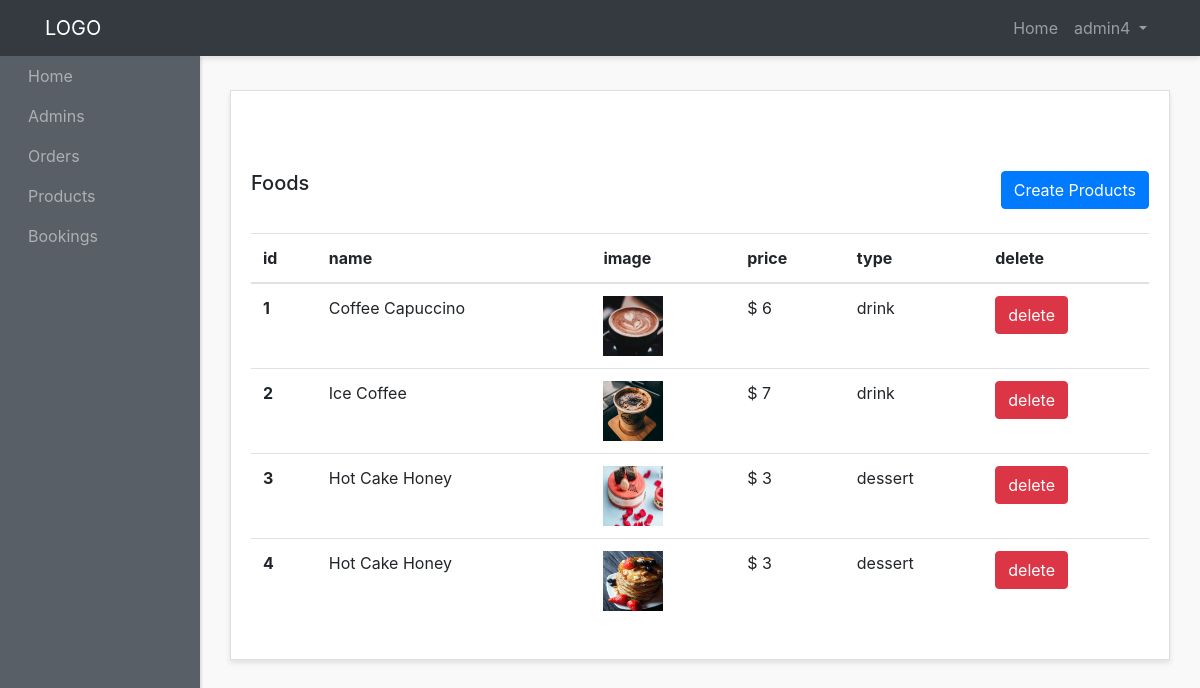
The page /admin-panel/products-admins/show-products.php (signed in) on the database its author committed.
### tables this page shows
CREATE TABLE `products` (
  `id` int(10) NOT NULL,
  `name` varchar(200) NOT NULL,
  `image` varchar(200) NOT NULL,
  `description` text NOT NULL,
  `price` varchar(10) NOT NULL,
  `type` varchar(200) NOT NULL,
  `created_at` timestamp NOT NULL DEFAULT current_timestamp()
);

### admin-panel/products-admins/show-products.php (the view, shortened to what this page needs)
<?php require "../layouts/header.php"; ?>
<?php require "../../config/config.php"; ?>
<?php
$products = $conn->query("SELECT * FROM products");
$products->execute();
$allProducts = $products->fetchAll(PDO::FETCH_OBJ);
?>
<div class="container-fluid">
  <div class="row">
    <div class="col">
      <div class="card">
        <div class="card-body" style="margin-top:60px">
          <h5 class="card-title mb-4 d-inline">Foods</h5>
          <a href="create-products.php" class="btn btn-primary mb-4 text-center float-right">Create Products</a>
          <table class="table">
            <thead>
              <tr>
                <th scope="col">id</th>
                <th scope="col">name</th>
                <th scope="col">image</th>
                <th scope="col">price</th>
                <th scope="col">type</th>
                <th scope="col">delete</th>
              </tr>
            </thead>
            <tbody>
              <?php foreach ($allProducts as $product): ?>
                <tr>
                  <th>
                    <?php echo $product->id ?>
                  </th>
                  <td>
                    <?php echo $product->name ?>
                  </td>
                  <td>
                    <img src="images/<?php echo $product->image; ?>" style="width: 60px; height: 60px" />
                  </td>
                  <td>$
                    <?php echo $product->price ?>
                  </td>
                  <td>
                    <?php echo $product->type ?>
                  </td>
                  <td><a href="delete-products.php?id=<?php echo $product->id ?>"
                      class="btn btn-danger  text-center ">delete</a>
                  </td>
                </tr>
              <?php endforeach; ?>
            </tbody>
          </table>
        </div>
      </div>
    </div>
  </div>
</div>
<?php require "../layouts/footer.php"; ?>

### admin-panel/layouts/header.php (shortened to what this page needs)
<!DOCTYPE html>
<html lang="en">
<head>
    <link href="http://maxcdn.bootstrapcdn.com/bootstrap/4.0.0/css/bootstrap.min.css" rel="stylesheet">
    <link href="styles/style.css" rel="stylesheet">
</head>
<body>
    <div id="wrapper">
        <nav class="navbar header-top fixed-top navbar-expand-lg  navbar-dark bg-dark">
            <div class="container">
                <a class="navbar-brand" href="#">LOGO</a>
                <div class="collapse navbar-collapse" id="navbarText">
                    <?php if (isset($_SESSION["adminname"])): ?>
                        <ul class="navbar-nav side-nav">
                            <li class="nav-item">
                                <a class="nav-link" style="margin-left: 20px;" href="<?php echo ADMINURL; ?>">Home
                                </a>
                            </li>
                            <li class="nav-item">
                                <a class="nav-link" href="<?php echo ADMINURL; ?>/admins/admins.php"
                                    style="margin-left: 20px;">Admins</a>
                            </li>
                            <li class="nav-item">
                                <a class="nav-link" href="<?php echo ADMINURL; ?>/orders-admins/show-orders.php"
                                    style="margin-left: 20px;">Orders</a>
                            </li>
                            <li class="nav-item">
                                <a class="nav-link" href="<?php echo ADMINURL; ?>/products-admins/show-products.php"
                                    style="margin-left: 20px;">Products</a>
                            </li>
                            <li class="nav-item">
                                <a class="nav-link" href="<?php echo ADMINURL; ?>/bookings-admins/show-bookings.php"
                                    style="margin-left: 20px;">Bookings</a>
                            </li>
                        </ul>
                    <?php endif; ?>
                    <ul class="navbar-nav ml-md-auto d-md-flex">
                        <?php if (isset($_SESSION["adminname"])): ?>
                            <li class="nav-item">
                                <a class="nav-link" href="<?php echo ADMINURL; ?>">Home
                                </a>
                            </li>
                            <li class="nav-item dropdown">
                                <a class="nav-link  dropdown-toggle" href="#" id="navbarDropdown" role="button"
                                    data-toggle="dropdown" aria-haspopup="true" aria-expanded="false">
                                    <?php echo $_SESSION["adminname"]; ?>
                                </a>
                            </li>
                        <?php endif; ?>
                    </ul>
                </div>
            </div>
        </nav>

### admin-panel/layouts/footer.php (shortened to what this page needs)
</div>
</body>
</html>

### admin-panel/styles/style.css (style rules this page uses)
body { background:#f9f9f9; }
#wrapper { padding:90px 15px; }
.navbar-expand-lg .navbar-nav.side-nav { flex-direction: column; }
.card { margin-bottom: 15px; border-radius:0; box-shadow: 0 3px 5px rgba(0,0,0,.1); }
.header-top { box-shadow: 0 3px 5px rgba(0,0,0,.1) }
@media (min-width:992px) { #wrapper { margin-left: 200px;padding: 90px 15px 15px; } }
@media (min-width:992px) { .navbar-nav.side-nav { background: #585f66;box-shadow: 2px 1px 2px rgba(0,0,0,.1);position:fixed;top:56px;flex-direction: column!important;left:0;width:200px;overflow-y:auto;bottom:0;overflow-x:hidden;padding-bottom:40px } }

### rows shown on the page
products: id "1", name "Coffee Capuccino", image (picture), price "6", type "drink"
products: id "2", name "Ice Coffee", image (picture), price "7", type "drink"
products: id "3", name "Hot Cake Honey", image (picture), price "3", type "dessert"
products: id "4", name "Hot Cake Honey", image (picture), price "3", type "dessert"

### other values the page prints
$_SESSION["adminname"] "admin4"
